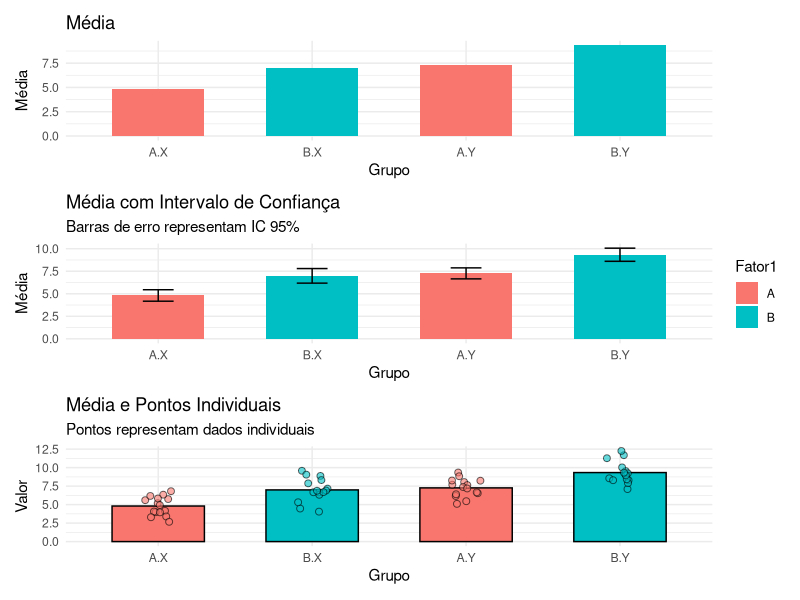

R code for this plot:
# Gerar dados de exemplo
set.seed(123)
df <- base::expand.grid(Fator1 = c("A", "B"),
                        Fator2 = c("X", "Y"),
                        Rep = 1:15) |>
  dplyr::mutate(Y = stats::rnorm(dplyr::n(), 
                                 mean = dplyr::if_else(Fator1 == "A", 5, 7) + dplyr::if_else(Fator2 == "X", 0, 2), 
                                 sd = 1.5))

# Calcular estatísticas por grupo
summary_df <- df |>
  dplyr::group_by(Fator1, Fator2) |>
  dplyr::summarise(
    media = mean(Y),
    sd = stats::sd(Y),
    n = dplyr::n(),
    se = sd / sqrt(n),
    ic95 = 1.96 * se,
    .groups = "drop"
  )

# 1. Gráfico com apenas as médias
p1 <- ggplot2::ggplot(summary_df, ggplot2::aes(x = interaction(Fator1, Fator2), y = media, fill = Fator1)) +
  ggplot2::geom_bar(stat = "identity", position = ggplot2::position_dodge(), width = 0.6) +
  ggplot2::labs(title = "Média", y = "Média", x = "Grupo") +
  ggplot2::theme_minimal()

# 2. Gráfico com média + intervalo de confiança
p2 <- ggplot2::ggplot(summary_df, ggplot2::aes(x = interaction(Fator1, Fator2), y = media, fill = Fator1)) +
  ggplot2::geom_bar(stat = "identity", position = ggplot2::position_dodge(), width = 0.6) +
  ggplot2::geom_errorbar(ggplot2::aes(ymin = media - ic95, ymax = media + ic95), width = 0.2) +
  ggplot2::labs(
    title = "Média com Intervalo de Confiança",
    subtitle = "Barras de erro representam IC 95%",
    y = "Média", x = "Grupo"
  ) +
  ggplot2::theme_minimal()

# 3. Gráfico com média + pontos individuais
p3 <- ggplot2::ggplot(df, ggplot2::aes(x = interaction(Fator1, Fator2), y = Y, fill = Fator1)) +
  ggplot2::stat_summary(fun = mean, geom = "bar", width = 0.6, color = "black") +
  ggplot2::geom_jitter(position = ggplot2::position_jitter(width = 0.1), shape = 21, color = "black", size = 2, alpha = 0.6) +
  ggplot2::labs(
    title = "Média e Pontos Individuais",
    subtitle = "Pontos representam dados individuais",
    y = "Valor", x = "Grupo"
  ) +
  ggplot2::guides(fill = "none") +  # <- oculta a legenda
  ggplot2::theme_minimal()

# Empilhar os gráficos verticalmente
library(patchwork)
(p1 / p2 / p3) + patchwork::plot_layout(guides = "collect")
